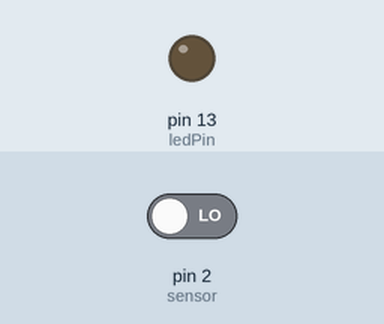
The sketch below on a simulated Arduino Uno, built with avr-gcc and run on an emulated ATmega328P. Shown: output pins drawn as LEDs (lit = HIGH). Inputs (shaded band) come from the test bench; at power-on: pin 2 (sensor) LOW.

Above: at 1.2 s.
1.3 s: pin 2 (sensor) driven HIGH
At 1.7 s:
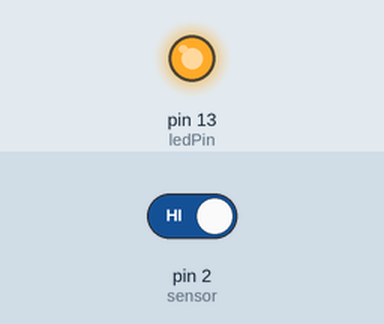
2.8 s: pin 2 (sensor) driven LOW
At 4.0 s:
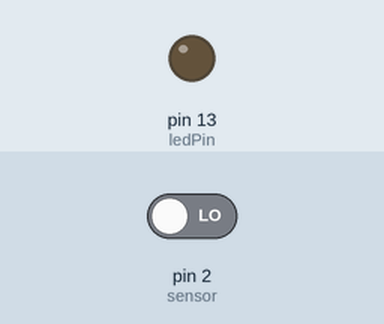
Timing chart, 0 to 5.8 s (numbered marks = the images above; inputs shaded):
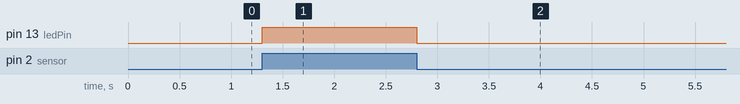

The sketch:

_0570_-_Hall_Effect_sensor.ino
```cpp
/*  Hall Effect sensor demo sketch
 *
 * This sketch demonstrates the use of a simple Hall Effect sensor.
 * The sensor works like a button. When a magnet is near it, the sensor
 * closes and the LED on Pin 13 turns on.
 *
 * This sketch was written for Arduino Step by Step by Peter Dalmaris.
 *
 * Components
 * ----------
 *  - Arduino Uno
 *  - Hall Effect sensor, like the USB1542 or equivelant
 *  - 10 KOhm resistor for pull-up.
 *
 *  Libraries
 *  ---------
 *  - None
 *
 * Connections
 * -----------
 *
 * Looking at the sensor facing the text:
 *
 *  Sensor       |    Arduino Uno
 *  -----------------------------
 *      1      |      5V
 *      2      |      GND
 *      3      |      2
 *
 *  Connect the resistor between sensor pins 1 and 3.
 *
 *
 * Other information
 * -----------------
 *  For information on the Hall effect sensor: https://en.wikipedia.org/wiki/Hall_effect_sensor
 *
 *  Created on October 8 2016 by Peter Dalmaris
 *
 */

// constants won't change. They're used here to
// set pin numbers:
const int sensor = 2;     // the number of the pushbutton pin
const int ledPin =  13;      // the number of the LED pin

// variables will change:
int buttonState = 0;         // variable for reading the pushbutton status

void setup() {
  // initialize the LED pin as an output:
  pinMode(ledPin, OUTPUT);
  // initialize the pushbutton pin as an input:
  pinMode(sensor, INPUT);
}

void loop() {
  // read the state of the pushbutton value:
  buttonState = digitalRead(sensor);

  // check if the pushbutton is pressed.
  // if it is, the buttonState is HIGH:
  if (buttonState == HIGH) {
    // turn LED on:
    digitalWrite(ledPin, HIGH);
  } else {
    // turn LED off:
    digitalWrite(ledPin, LOW);
  }
}
```

Measured:
- after the input at 1.3 s, pin 13 (ledPin): LOW → HIGH at once
- after the input at 2.8 s, pin 13 (ledPin): HIGH → LOW at once
